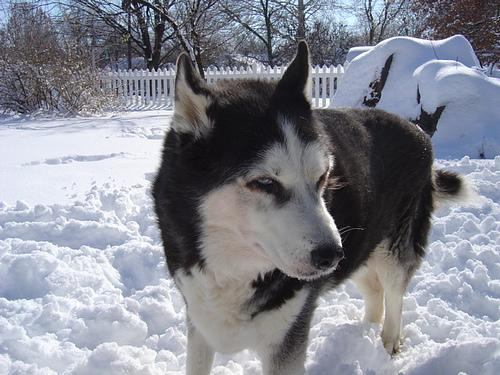
#> input picture Day24/images/n02110185_120.jpg, 500 x 375 px
$ python make_modified_versions.py
#> lines starting #> are read from the running program, lines starting #| are printed output that depends on the picture
from PIL import Image, ImageEnhance
import os

BASE_DIR = os.path.dirname(os.path.abspath(__file__))
IMG_DIR = os.path.join(BASE_DIR, "images")
BASE_IMAGE = "n02110185_120.jpg"

base_path = os.path.join(IMG_DIR, BASE_IMAGE)
img = Image.open(base_path).convert("RGB")
#> img is the input picture: PIL image 500x375 RGB; mean R, G, B 133.2, 135.5, 144.9

name, ext = os.path.splitext(BASE_IMAGE)

# 1. Resized version (downscaled then kept at new size - different dimensions)
resized = img.resize((200, 150))
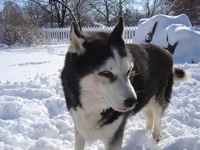
#> resized: PIL image 200x150 RGB; mean R, G, B 133.2, 135.5, 144.9
resized.save(os.path.join(IMG_DIR, f"{name}_mod_resized{ext}"), quality=90)

# 2. Cropped version (crop out a border, i.e. a tighter crop of the same scene)
w, h = img.size
#> w = 500; h = 375
crop_box = (int(w * 0.1), int(h * 0.1), int(w * 0.9), int(h * 0.9))
#> crop_box = (50, 37, 450, 337)
cropped = img.crop(crop_box)
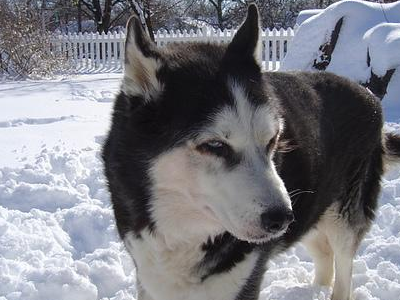
#> cropped: PIL image 400x300 RGB; mean R, G, B 123.8, 124.1, 130.5
cropped.save(os.path.join(IMG_DIR, f"{name}_mod_cropped{ext}"), quality=90)

# 3. Brightness-changed version
enhancer = ImageEnhance.Brightness(img)
brighter = enhancer.enhance(1.6)  # 60% brighter
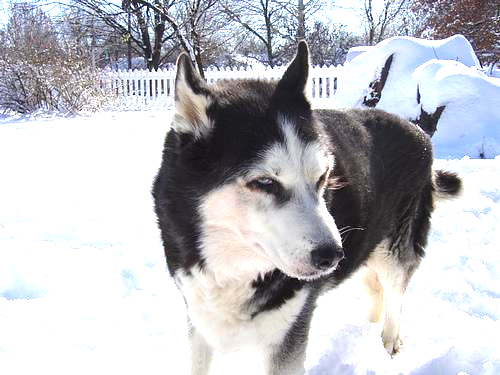
#> brighter: PIL image 500x375 RGB; mean R, G, B 188.4, 189.1, 194.2
brighter.save(os.path.join(IMG_DIR, f"{name}_mod_bright{ext}"), quality=90)

print("Created 3 modified versions of", BASE_IMAGE)
for f in [f"{name}_mod_resized{ext}", f"{name}_mod_cropped{ext}", f"{name}_mod_bright{ext}"]:
    print(" -", f, Image.open(os.path.join(IMG_DIR, f)).size)
